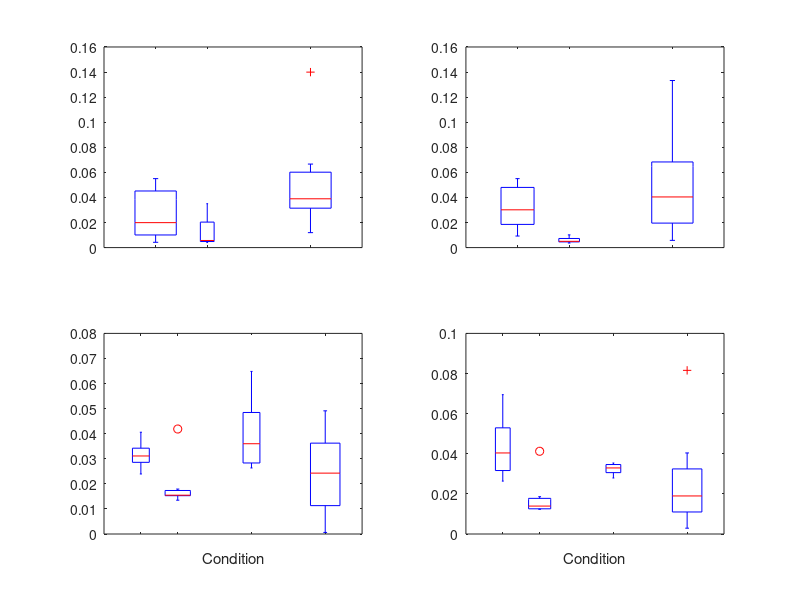

Here is the MATLAB script that generated this plot: (Note: this script raises an error after producing the figure.)
% Glide Data Look

% load data
load('GlideData')

% plot data

% Figure 1: boxplot of drag coefficients by condition
figure(1)
subplot(221)
boxplot(-data(individual == 1,1),condition(individual == 1))


subplot(222)
boxplot(-data(individual == 1,2),condition(individual == 1))

subplot(223)
boxplot(-data(individual == 2,1),condition(individual == 2))
xlabel('Condition')

subplot(224)
boxplot(-data(individual == 2,2),condition(individual == 2))
xlabel('Condition')


% calculate average between two ZO points
av = nanmean(data(:,1:2)')';

figure(2)
subplot(121)
boxplot(-av(individual == 1),condition(individual == 1))

subplot(122)
boxplot(-av(individual == 2),condition(individual == 2))
xlabel('Condition')